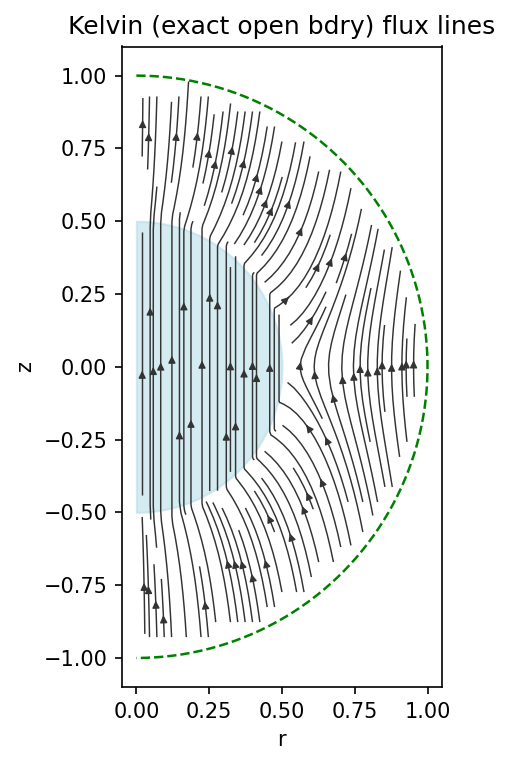

Python code for this plot:
"""Hodograph + Kelvin: axisymmetric sphere with an EXACT open boundary.

RESEARCH example (NOT a panel mode).  The verified forward "Clebsch
hodograph" panel mode (radia-electromagnet) self-meshes a sphere with a
FAR-TRUNCATED Dirichlet boundary (r/a = 6), which leaves ~3e-3 field
error.  This script replaces that truncation with the lab's verified
axisymmetric Kelvin transformation (open boundary), so the field is exact
and the hodograph is computed on an exact field.

It reuses the verified Omega-Reduced-Omega + Kelvin pattern captured in
``docs/kelvin/kelvin_classic_demos.ipynb`` and implemented through
``radia.kelvin_source`` helpers (interior physical half-disk + exterior
Kelvin half-disk offset in z, periodic kelvin_int <-> kelvin_ext,
mu_ext = mu0 (R/rho')^2), then ADDS the hodograph post-processing on the
physical region (air_inner):

  scalar potential Phi  : ALGEBRAIC,  Phi = H0 z + Omega_r  (H = grad Phi);
  flux function psi      : axisym Stokes,  grad(psi) = r (B_z, -B_r),
                           psi = 0 on the axis (exact: zero flux on axis);
  B(from psi) = (-psi_z/r, psi_r/r),   B(from Phi) = mu0 grad(Phi).

Verified (mu_r = 100, sphere R = 0.5, Kelvin R = 1.0, order 3, maxh 0.03):
  interior Hz = 3/(mu_r+2) H0 = 0.029412,  field_error ~1e-7
      (vs ~3e-3 for the truncated panel-mode sphere -- the Kelvin open
       boundary is the win);
  hodograph consistency B(psi) vs B(Phi) ~2e-5  (air_inner, off-axis).

The full 3-D inverse pole-design (geometry-as-unknown hodograph PDE) is a
separate research line and is NOT here.
"""
import math
import os

from numpy import pi, sqrt as npsqrt
from ngsolve import (Mesh, H1, Periodic, GridFunction, grad, InnerProduct,
                     dx, ds, x, y, CF, IfPos, BilinearForm, LinearForm,
                     TaskManager, Integrate, VOL, BND, specialcf)
from netgen.occ import (Circle, MoveTo, Glue, Vertex, Pnt, OCCGeometry,
                        IdentificationType)
from radia.kelvin_source import kelvin_mu_factor_axisym_cf, build_material_cf


def _geometry(sphere_r, kelvin_r, offset_z):
    cut_int = MoveTo(-kelvin_r - 1, -kelvin_r - 1).Rectangle(
        kelvin_r + 1, 2 * kelvin_r + 2).Face()
    outer_int = Circle((0, 0), kelvin_r).Face() - cut_int
    inner_int = Circle((0, 0), sphere_r).Face() - cut_int
    air_inner = outer_int - inner_int
    for e in air_inner.edges:
        if e.center.x < 1e-6:
            e.name = "axis_int"
        elif abs(npsqrt(e.center.x**2 + e.center.y**2) - kelvin_r) < kelvin_r * 0.2:
            e.name = "kelvin_int"
        else:
            e.name = "sphere"
    air_inner.faces.name = "air_inner"
    for e in inner_int.edges:
        e.name = "axis_int" if e.center.x < 1e-6 else "sphere"
    inner_int.faces.name = "magnetic"
    cut_ext = MoveTo(-kelvin_r - 1, offset_z - kelvin_r - 1).Rectangle(
        kelvin_r + 1, 2 * kelvin_r + 2).Face()
    outer_ext = Circle((0, offset_z), kelvin_r).Face() - cut_ext
    for e in outer_ext.edges:
        e.name = "axis_ext" if e.center.x < 1e-6 else "kelvin_ext"
    outer_ext.faces.name = "air_outer"
    gnd = Vertex(Pnt(0, offset_z, 0)); gnd.name = "GND"
    shape = Glue([air_inner, inner_int, outer_ext, gnd])
    ki = [e for e in shape.edges if e.name == "kelvin_int"]
    ke = [e for e in shape.edges if e.name == "kelvin_ext"]
    for ie in ki:
        for ee in ke:
            if (ie.center.y > 0) == (ee.center.y - offset_z > 0):
                ie.Identify(ee, "periodic", IdentificationType.PERIODIC)
                break
    return OCCGeometry(shape, dim=2)


def solve(mu_r=100.0, order=3, maxh=0.03, sphere_r=0.5, kelvin_r=1.0,
          offset_z=3.0, H0=1.0, x_eval=0.12, plot=False):
    """Solve the Kelvin sphere + hodograph and return the verification dict."""
    mu0 = 4 * pi * 1e-7
    geo = _geometry(sphere_r, kelvin_r, offset_z)
    with TaskManager():
        mesh = Mesh(geo.GenerateMesh(maxh=maxh, grading=0.7))
        mesh.Curve(order)
        mu_fac = kelvin_mu_factor_axisym_cf(z_offset=offset_z, R=kelvin_r,
                                            r_coord=x, z_coord=y)
        Mu = build_material_cf(mesh, mu0, mu_fac, outer_keyword="air_outer",
                               overrides={"magnetic": mu_r * mu0})

        fes = Periodic(H1(mesh, order=order, dirichlet_bbnd="GND"))
        Om, ps = fes.TnT()
        rw = IfPos(x - 1e-10, x, 1e-10)
        Omega_s = H0 * y
        Hs = CF((0.0, H0))
        Bs = CF((0.0, mu0 * H0))

        a = BilinearForm(fes)
        a += Mu * InnerProduct(grad(Om), grad(ps)) * rw * dx
        a.Assemble()
        gfOm = GridFunction(fes, name="Omega")
        gfOm.Set(Omega_s, BND, mesh.Boundaries("sphere"))
        f = LinearForm(fes)
        f += Mu * InnerProduct(grad(gfOm), grad(ps)) * rw * dx("air_inner")
        nrm = specialcf.normal(mesh.dim)
        f += InnerProduct(nrm, Bs) * ps * rw * ds("sphere")
        f.Assemble()
        gfOm.vec.data = a.mat.Inverse(fes.FreeDofs(),
                                      inverse="sparsecholesky") * f.vec

        # air field (reduced region): H = grad(Phi), Phi = H0 z + Omega_r
        fesA = H1(mesh, order=order, definedon="air_inner|air_outer")
        Orr = GridFunction(fesA); Orr.Set(gfOm, VOL, definedon="air_inner|air_outer")
        Oxr = GridFunction(fesA); Oxr.Set(Omega_s, BND, mesh.Boundaries("sphere"))
        H_air = Hs + grad(Orr) - grad(Oxr)
        B_air = mu0 * H_air

        ironmask = mesh.MaterialCF({"magnetic": 1.0, "air_inner": 0.0,
                                    "air_outer": 0.0}, default=0.0)
        Hz_in = Integrate(ironmask * grad(gfOm)[1], mesh) / Integrate(ironmask, mesh)
        Hz_analytic = 3.0 / (mu_r + 2.0) * H0
        field_error = abs(Hz_in - Hz_analytic) / abs(Hz_analytic)

        # hodograph: solve the Stokes flux psi on air_inner (psi=0 on axis)
        fesP = H1(mesh, order=order, definedon="air_inner", dirichlet="axis_int")
        uP, vP = fesP.TnT()
        aP = BilinearForm(InnerProduct(grad(uP), grad(vP)) * dx("air_inner"),
                          symmetric=True)
        RB = CF((x * B_air[1], -x * B_air[0]))     # r (B_z, -B_r) = grad(psi)
        fP = LinearForm(InnerProduct(RB, grad(vP)) * dx("air_inner"))
        aP.Assemble(); fP.Assemble()
        gP = GridFunction(fesP, name="psi")
        gP.vec.data = aP.mat.Inverse(fesP.FreeDofs(),
                                     inverse="sparsecholesky") * fP.vec
        dP = grad(gP)
        B_from_psi = CF((-dP[1] / x, dP[0] / x))

        airmask = mesh.MaterialCF({"magnetic": 0.0, "air_inner": 1.0,
                                   "air_outer": 0.0}, default=0.0)
        offax = airmask * IfPos(x - x_eval, 1.0, 0.0)
        den = Integrate(offax * InnerProduct(B_air, B_air), mesh)
        consistency = math.sqrt(
            Integrate(offax * InnerProduct(B_from_psi - B_air,
                                           B_from_psi - B_air), mesh) / den)

        if plot:
            _plot_flux(mesh, B_air, gfOm, sphere_r, kelvin_r)

    return {
        "mu_r": mu_r, "order": order, "ne": mesh.ne,
        "Hz_in": float(Hz_in), "Hz_analytic": float(Hz_analytic),
        "field_error": float(field_error),
        "consistency": float(consistency),
    }


def _plot_flux(mesh, B_air, gfOm, sphere_r, kelvin_r):
    """Save flux streamlines of the exact (Kelvin) field in the physical
    meridional half-plane next to this script."""
    import numpy as np
    import matplotlib
    matplotlib.use("Agg")
    import matplotlib.pyplot as plt

    n = 60
    rs = np.linspace(0.02, kelvin_r - 0.02, n)
    zs = np.linspace(-kelvin_r + 0.02, kelvin_r - 0.02, n)
    RR, ZZ = np.meshgrid(rs, zs)
    Br = np.full(RR.shape, np.nan)
    Bz = np.full(RR.shape, np.nan)
    for i in range(n):
        for j in range(n):
            if math.hypot(rs[j], zs[i]) < kelvin_r - 0.02:
                mip = mesh(rs[j], zs[i])
                if math.hypot(rs[j], zs[i]) < sphere_r:
                    g = grad(gfOm)
                    Br[i, j] = g[0](mip); Bz[i, j] = g[1](mip)
                else:
                    b = B_air(mip)
                    Br[i, j] = b[0]; Bz[i, j] = b[1]
    fig, ax = plt.subplots(figsize=(4.6, 5.2), dpi=150)
    ax.streamplot(RR, ZZ, Br, Bz, color="0.2", linewidth=0.7, density=1.3,
                  arrowsize=0.7)
    th = np.linspace(0, math.pi, 100)
    ax.fill_betweenx(sphere_r * np.cos(th), 0, sphere_r * np.sin(th),
                     color="lightblue", alpha=0.5)
    ax.plot(kelvin_r * np.sin(th), kelvin_r * np.cos(th), "g--", lw=1.2)
    ax.set_aspect("equal")
    ax.set_xlabel("r")
    ax.set_ylabel("z")
    ax.set_title("Kelvin (exact open bdry) flux lines")
    png = os.path.splitext(os.path.abspath(__file__))[0] + ".png"
    fig.tight_layout()
    fig.savefig(png, bbox_inches="tight")
    plt.close(fig)
    print(f"  figure saved: {png}")


def main():
    res = solve(plot=True)
    print("Hodograph + Kelvin (axisymmetric sphere, exact open boundary)")
    print(f"  mu_r={res['mu_r']:.0f}  ne={res['ne']}")
    print(f"  interior Hz = {res['Hz_in']:.6f}  analytic = "
          f"{res['Hz_analytic']:.6f}  field_error = {res['field_error']:.2e}")
    print(f"  hodograph consistency B(psi) vs B(Phi) = {res['consistency']:.2e}")
    print("  (field_error ~1e-7 with Kelvin vs ~3e-3 truncated -- exact "
          "open boundary)")


if __name__ == "__main__":
    main()
